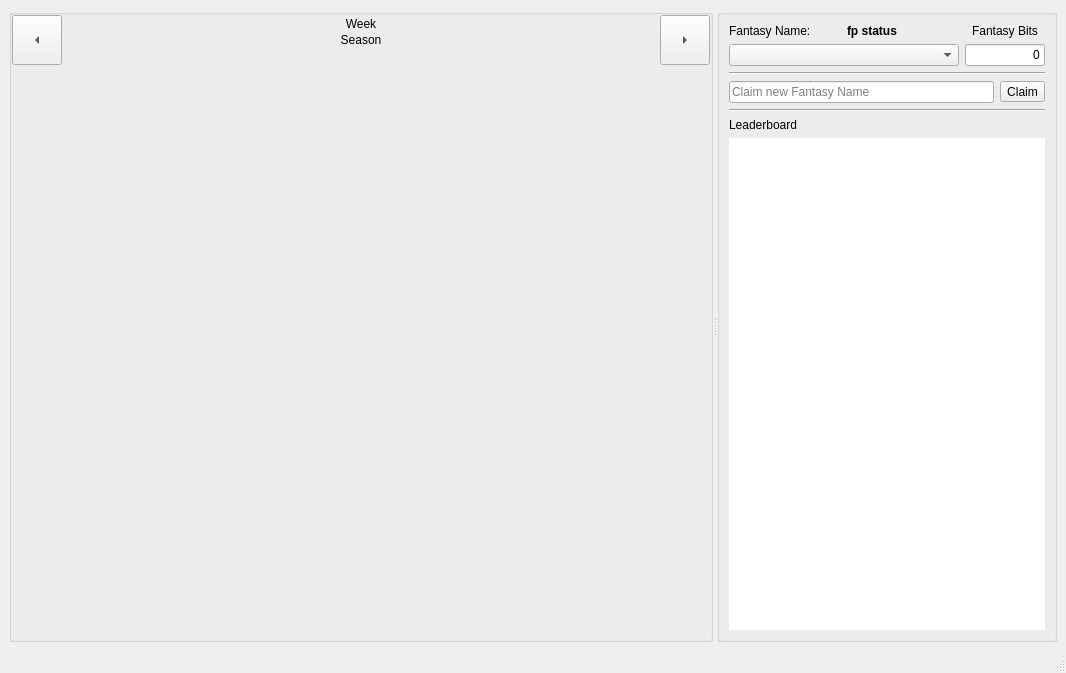
<?xml version="1.0" encoding="UTF-8"?>
<ui version="4.0">
 <class>MainWindow</class>
 <widget class="QMainWindow" name="MainWindow">
  <property name="geometry">
   <rect>
    <x>0</x>
    <y>0</y>
    <width>1066</width>
    <height>673</height>
   </rect>
  </property>
  <property name="sizePolicy">
   <sizepolicy hsizetype="Fixed" vsizetype="Preferred">
    <horstretch>0</horstretch>
    <verstretch>0</verstretch>
   </sizepolicy>
  </property>
  <property name="windowTitle">
   <string/>
  </property>
  <widget class="QWidget" name="centralwidget">
   <layout class="QGridLayout" name="gridLayout_6">
    <item row="0" column="0">
     <widget class="QSplitter" name="splitter">
      <property name="orientation">
       <enum>Qt::Horizontal</enum>
      </property>
      <widget class="QGroupBox" name="groupBox_4">
       <property name="title">
        <string/>
       </property>
       <layout class="QGridLayout" name="gridLayout_5">
        <property name="leftMargin">
         <number>0</number>
        </property>
        <property name="topMargin">
         <number>0</number>
        </property>
        <property name="rightMargin">
         <number>0</number>
        </property>
        <property name="bottomMargin">
         <number>0</number>
        </property>
        <property name="spacing">
         <number>0</number>
        </property>
        <item row="0" column="0" rowspan="3">
         <widget class="QToolButton" name="myPreviousWeek">
          <property name="minimumSize">
           <size>
            <width>50</width>
            <height>50</height>
           </size>
          </property>
          <property name="statusTip">
           <string>Click to navigate to previous week</string>
          </property>
          <property name="text">
           <string>...</string>
          </property>
          <property name="arrowType">
           <enum>Qt::LeftArrow</enum>
          </property>
         </widget>
        </item>
        <item row="0" column="3" rowspan="3">
         <widget class="QToolButton" name="myNextWeek">
          <property name="minimumSize">
           <size>
            <width>50</width>
            <height>50</height>
           </size>
          </property>
          <property name="statusTip">
           <string>Click to navigate to next week</string>
          </property>
          <property name="text">
           <string>...</string>
          </property>
          <property name="arrowType">
           <enum>Qt::RightArrow</enum>
          </property>
         </widget>
        </item>
        <item row="3" column="0" colspan="4">
         <widget class="QStackedWidget" name="myStackedWidget">
          <property name="currentIndex">
           <number>0</number>
          </property>
          <widget class="QWidget" name="myPreviousWeekView">
           <layout class="QGridLayout" name="gridLayout_2">
            <property name="leftMargin">
             <number>0</number>
            </property>
            <property name="topMargin">
             <number>0</number>
            </property>
            <property name="rightMargin">
             <number>0</number>
            </property>
            <property name="bottomMargin">
             <number>0</number>
            </property>
            <property name="spacing">
             <number>0</number>
            </property>
            <item row="0" column="0">
             <widget class="PreviousWeekWidget" name="myPreviousWeekWidget" native="true"/>
            </item>
           </layout>
          </widget>
          <widget class="QWidget" name="myCurrentWeekView">
           <layout class="QGridLayout" name="gridLayout_3">
            <property name="leftMargin">
             <number>0</number>
            </property>
            <property name="topMargin">
             <number>0</number>
            </property>
            <property name="rightMargin">
             <number>0</number>
            </property>
            <property name="bottomMargin">
             <number>0</number>
            </property>
            <property name="spacing">
             <number>0</number>
            </property>
            <item row="0" column="0">
             <widget class="CurrentWeekWidget" name="myCurrentWeekWidget" native="true"/>
            </item>
           </layout>
          </widget>
          <widget class="QWidget" name="myNexWeekView">
           <layout class="QGridLayout" name="gridLayout_4">
            <property name="leftMargin">
             <number>0</number>
            </property>
            <property name="topMargin">
             <number>0</number>
            </property>
            <property name="rightMargin">
             <number>0</number>
            </property>
            <property name="bottomMargin">
             <number>0</number>
            </property>
            <property name="spacing">
             <number>0</number>
            </property>
            <item row="0" column="0">
             <widget class="NextWeekWidget" name="myNextWeekWidget" native="true"/>
            </item>
           </layout>
          </widget>
         </widget>
        </item>
        <item row="0" column="1" colspan="2">
         <widget class="QLabel" name="myWeekLabel">
          <property name="styleSheet">
           <string notr="true">font: 75 18pt &quot;Trebuchet MS&quot;;
</string>
          </property>
          <property name="text">
           <string>Week</string>
          </property>
          <property name="alignment">
           <set>Qt::AlignCenter</set>
          </property>
         </widget>
        </item>
        <item row="1" column="1" colspan="2">
         <widget class="QLabel" name="mySeasonLabel">
          <property name="styleSheet">
           <string notr="true">font: 75 18pt &quot;Trebuchet MS&quot;;</string>
          </property>
          <property name="text">
           <string>Season</string>
          </property>
          <property name="alignment">
           <set>Qt::AlignCenter</set>
          </property>
         </widget>
        </item>
       </layout>
      </widget>
      <widget class="QGroupBox" name="MikeProjections">
       <property name="sizePolicy">
        <sizepolicy hsizetype="Expanding" vsizetype="Expanding">
         <horstretch>0</horstretch>
         <verstretch>0</verstretch>
        </sizepolicy>
       </property>
       <property name="maximumSize">
        <size>
         <width>340</width>
         <height>16777215</height>
        </size>
       </property>
       <property name="baseSize">
        <size>
         <width>200</width>
         <height>0</height>
        </size>
       </property>
       <property name="title">
        <string/>
       </property>
       <layout class="QGridLayout" name="gridLayout">
        <item row="0" column="0">
         <layout class="QHBoxLayout" name="horizontalLayout">
          <item>
           <widget class="QLabel" name="label_4">
            <property name="text">
             <string>Fantasy Name:</string>
            </property>
           </widget>
          </item>
          <item>
           <widget class="QLabel" name="myFantasyNameStatusLabel">
            <property name="font">
             <font>
              <weight>75</weight>
              <bold>true</bold>
             </font>
            </property>
            <property name="text">
             <string>fp status</string>
            </property>
           </widget>
          </item>
         </layout>
        </item>
        <item row="0" column="1" colspan="2">
         <widget class="QLabel" name="label_2">
          <property name="maximumSize">
           <size>
            <width>80</width>
            <height>16777215</height>
           </size>
          </property>
          <property name="text">
           <string>Fantasy Bits</string>
          </property>
          <property name="alignment">
           <set>Qt::AlignCenter</set>
          </property>
         </widget>
        </item>
        <item row="1" column="0">
         <widget class="QComboBox" name="myFantasyNamesCombo">
          <property name="sizePolicy">
           <sizepolicy hsizetype="Expanding" vsizetype="Fixed">
            <horstretch>0</horstretch>
            <verstretch>0</verstretch>
           </sizepolicy>
          </property>
          <property name="minimumSize">
           <size>
            <width>0</width>
            <height>0</height>
           </size>
          </property>
          <property name="statusTip">
           <string>switch fantasyname</string>
          </property>
          <property name="editable">
           <bool>false</bool>
          </property>
          <property name="insertPolicy">
           <enum>QComboBox::InsertAlphabetically</enum>
          </property>
          <property name="duplicatesEnabled">
           <bool>true</bool>
          </property>
         </widget>
        </item>
        <item row="1" column="1" colspan="2">
         <widget class="QLineEdit" name="myBalanceText">
          <property name="maximumSize">
           <size>
            <width>80</width>
            <height>16777215</height>
           </size>
          </property>
          <property name="statusTip">
           <string>your current balance amount</string>
          </property>
          <property name="text">
           <string>0</string>
          </property>
          <property name="alignment">
           <set>Qt::AlignRight|Qt::AlignTrailing|Qt::AlignVCenter</set>
          </property>
          <property name="readOnly">
           <bool>true</bool>
          </property>
         </widget>
        </item>
        <item row="2" column="0" colspan="3">
         <widget class="Line" name="line_2">
          <property name="orientation">
           <enum>Qt::Horizontal</enum>
          </property>
         </widget>
        </item>
        <item row="3" column="0" colspan="2">
         <widget class="QLineEdit" name="myClamNewNameLE">
          <property name="statusTip">
           <string>Enter a new fantasy name and click claim to request a new one</string>
          </property>
          <property name="inputMask">
           <string/>
          </property>
          <property name="text">
           <string/>
          </property>
          <property name="placeholderText">
           <string>Claim new Fantasy Name </string>
          </property>
          <property name="clearButtonEnabled">
           <bool>true</bool>
          </property>
         </widget>
        </item>
        <item row="3" column="2">
         <widget class="QToolButton" name="myClaimFantasyNameButton">
          <property name="layoutDirection">
           <enum>Qt::LeftToRight</enum>
          </property>
          <property name="text">
           <string>Claim</string>
          </property>
          <property name="arrowType">
           <enum>Qt::NoArrow</enum>
          </property>
         </widget>
        </item>
        <item row="4" column="0" colspan="3">
         <widget class="Line" name="line">
          <property name="orientation">
           <enum>Qt::Horizontal</enum>
          </property>
         </widget>
        </item>
        <item row="5" column="0">
         <widget class="QLabel" name="label">
          <property name="font">
           <font>
            <weight>50</weight>
            <bold>false</bold>
            <underline>false</underline>
           </font>
          </property>
          <property name="text">
           <string>Leaderboard</string>
          </property>
          <property name="alignment">
           <set>Qt::AlignLeading|Qt::AlignLeft|Qt::AlignVCenter</set>
          </property>
         </widget>
        </item>
        <item row="6" column="0" colspan="3">
         <widget class="QTableView" name="myLeaderBaordTableView">
          <property name="frameShape">
           <enum>QFrame::Box</enum>
          </property>
          <property name="lineWidth">
           <number>0</number>
          </property>
          <property name="selectionMode">
           <enum>QAbstractItemView::SingleSelection</enum>
          </property>
          <property name="selectionBehavior">
           <enum>QAbstractItemView::SelectRows</enum>
          </property>
          <property name="sortingEnabled">
           <bool>true</bool>
          </property>
          <attribute name="horizontalHeaderShowSortIndicator" stdset="0">
           <bool>true</bool>
          </attribute>
         </widget>
        </item>
       </layout>
      </widget>
     </widget>
    </item>
   </layout>
  </widget>
  <widget class="QMenuBar" name="myMenuBar">
   <property name="geometry">
    <rect>
     <x>0</x>
     <y>0</y>
     <width>1066</width>
     <height>21</height>
    </rect>
   </property>
  </widget>
  <widget class="QStatusBar" name="myStatusbar"/>
 </widget>
 <customwidgets>
  <customwidget>
   <class>PreviousWeekWidget</class>
   <extends>QWidget</extends>
   <header>previousweekwidget.h</header>
   <container>1</container>
  </customwidget>
  <customwidget>
   <class>CurrentWeekWidget</class>
   <extends>QWidget</extends>
   <header>currentweekwidget.h</header>
   <container>1</container>
  </customwidget>
  <customwidget>
   <class>NextWeekWidget</class>
   <extends>QWidget</extends>
   <header>nextweekwidget.h</header>
   <container>1</container>
  </customwidget>
 </customwidgets>
 <resources/>
 <connections/>
</ui>
